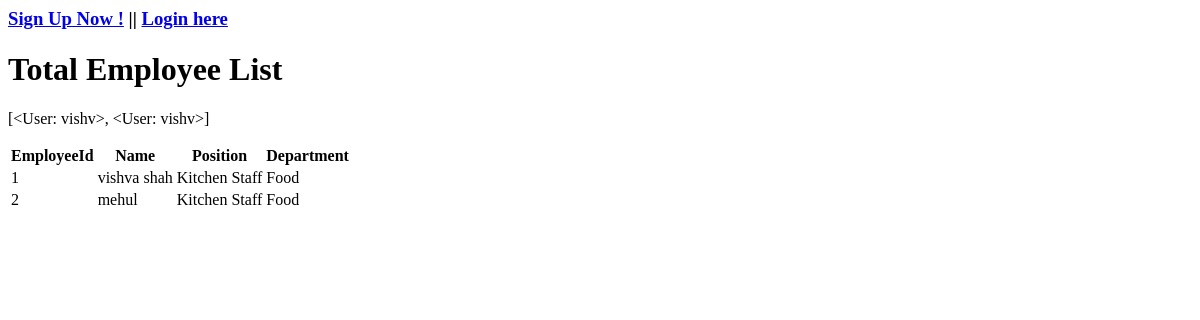
The app's page /employee/, older data.
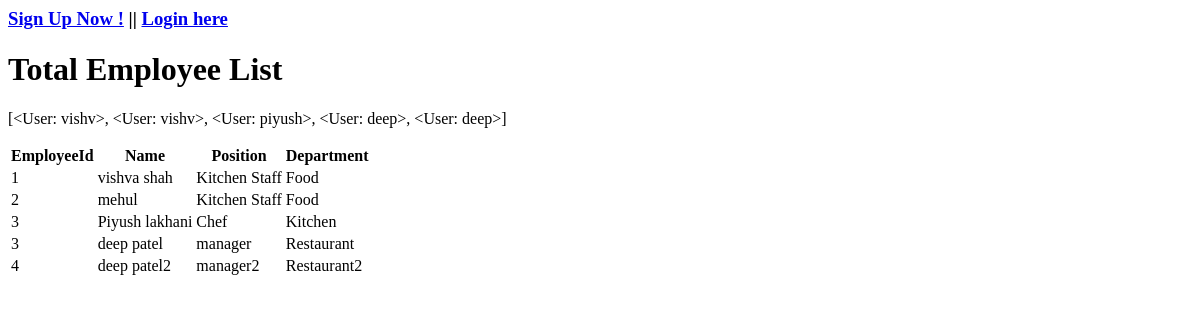
The same page, newer data.
### employee/models.py (models this page shows, shortened)
class Employee(models.Model):
    name = models.CharField(max_length=50)
    employeeId = models.IntegerField()
    position = models.CharField(max_length=100)
    startDate = models.DateField()
    department = models.CharField(max_length=100)
    contact = models.CharField(max_length=50)
    address = models.CharField(max_length=100)
    username = models.ForeignKey(User, on_delete=models.CASCADE,)

### employee/views.py (the view)
# urls.py: path('', Displayemployees, name='home'),
def Displayemployees(request):
    employees = Employee.objects.all()
    HadProfileUsers = [e.username for e in employees]
    context = {
        'employees': employees,
        'HadProfileUsers':str(HadProfileUsers)
    }
    return render(request, 'employee_list.html',context)

### employee/templates/employee_list.html (shortened to what this page needs)
<html>
<body>
{% if user.is_authenticated %}
    <h3> You are logged in as : {{ user.username }} </h3>
    <br>
    {% if user.username in HadProfileUsers %}
        <h2><a href="{% url 'update_profile' user.id %}">Edit Your Profile</a></h2>
    {% else %}
        <h2><a href="{% url 'create_profile' %}">Create Your Profile</a></h2>
    {%  endif %}
{% else %}
    <h3> <a href="{% url 'signup' %}">Sign Up Now !</a> || <a href="{% url 'login' %}">Login here</a> </h3>
{% endif %}
<h1>Total Employee List</h1>
<p>{{ HadProfileUsers }}</p>
 <table>
  <tr>
    <th>EmployeeId</th>
    <th>Name</th>
    <th>Position</th>
    <th>Department</th>
  </tr>
 <tr>
{% for employee in employees %}
    <td>{{ employee.employeeId }}</td>
    <td>{{ employee.name }}</td>
     <td>{{ employee.position }}</td>
    <td>{{ employee.department }}</td>
  </tr>
{% endfor %}
</table>
</body>
</html>

Row changes from the older to the newer data that the page shows:
added Employee: employeeId "3", name "Piyush lakhani", position "Chef", department "Kitchen"
added Employee: employeeId "3", name "deep patel", position "manager", department "Restaurant"
added Employee: employeeId "4", name "deep patel2", position "manager2", department "Restaurant2"
Text that changed along with them:
{{ HadProfileUsers }}: "[<User: vishv>, <User: vishv>]" → "[<User: vishv>, <User: vishv>, <User: piyush>, <User: deep>, <User: deep>]"
